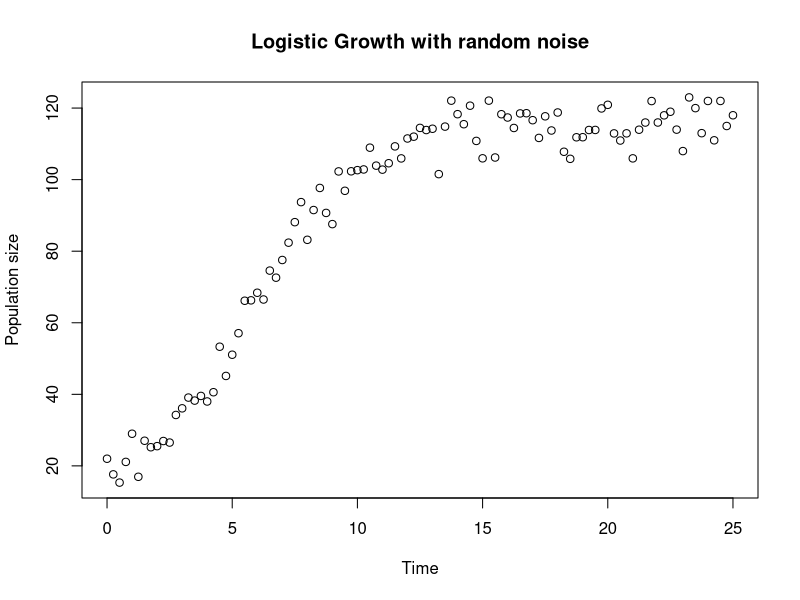
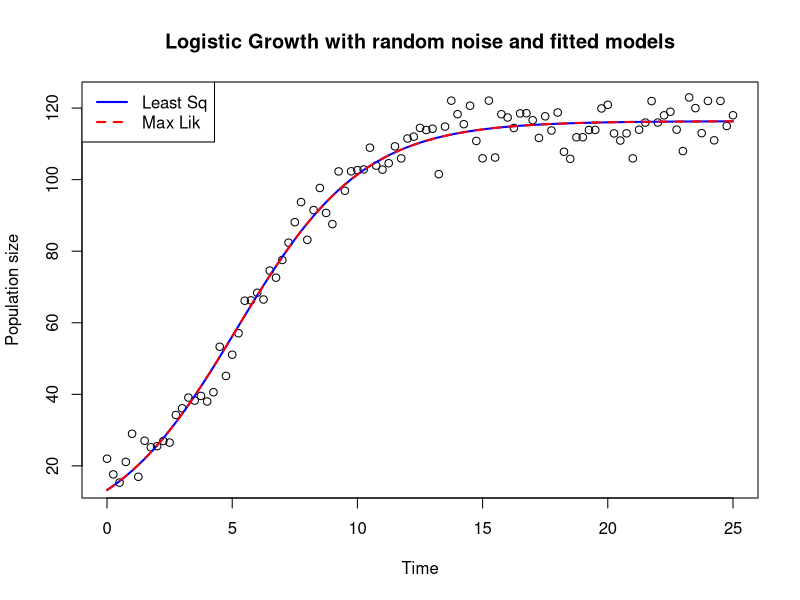

Write R code to recreate these figures, in order.
## ---- chunk 1
# Parameters
r <- 0.5
K <- 100
error <- 15
y0 <- 5

# Define a logistic growth function with noise
logistic_noised <- function(t, r, K, y0, error) {
  growth <- K / (1 + ((K - y0) / y0) * exp(-r * t))
  return(growth + rpois(1, lambda = error)) # Add random error
}

# Create the time vector
time <- seq(0, 25, 0.25)

# Apply the logistic function over the time vector
sim_data <- sapply(time, logistic_noised, r = r, K = K, y0 = y0, error = error)

# Plot the result
plot(time, sim_data, xlab = "Time", ylab = "Population size", main = "Logistic Growth with random noise")
## ---- chunk 2
logistic <- function(t, r, K, y0) {
  K / (1 + ((K - y0) / y0) * exp(-r * t))
}
## ---- chunk 3
# NB : theta is a vector of parameters
SSE <- function(theta) {
  r <- theta[1]
  K <- theta[2]
  y0 <- theta[3]
  mod_pred <- sapply(time, logistic, r = r, K = K, y0 = y0)
  return(sum((sim_data - mod_pred)**2))
}
## ---- chunk 4
ig_r <- 1
ig_K <- 75
ig_y0 <- 2
fitted_params_SSE <- optim(c(ig_r, ig_K, ig_y0), SSE)$par
print(fitted_params_SSE)
## ---- chunk 5
library(deSolve)
## ---- chunk 6
logistic_ODE =function(t,N,parametre){
  r=parametre[1]
  K=parametre[2]
  dNdt = r*(1-N/K)*N
  list(c(dNdt))
}
## ---- chunk 7
MMV <- function(theta){
  r1 <- theta[1]
  K1 <- theta[2]
  N0 <- theta[3]
  sol = ode(y = N0, times = time, func = logistic_ODE, parms = c(r1, K1))
  mod_pred <- sol[, 2]
  loglik = dnorm(sim_data, mean = mod_pred, sd = error, log = TRUE)
  return(sum(loglik))
}
## ---- chunk 8
ig_r <- 0.1
ig_K <- 100
ig_y0 <- 1
fitted_params_MMV <- optim(c(ig_r, ig_K, ig_y0), MMV, control=list(fnscale=-1))$par
print(fitted_params_MMV)
## ---- chunk 9
# estimation LS
mod_pred_LS <- sapply(time, logistic, r = fitted_params_SSE[1], K = fitted_params_SSE[2], y0 = fitted_params_SSE[3])
# estimation ML
mod_pred_ML <- sapply(time, logistic, r = fitted_params_MMV[1], K = fitted_params_MMV[2], y0 = fitted_params_MMV[3])
# plot
plot(time, sim_data, ylab = "Population size", xlab = "Time", main = "Logistic Growth with random noise and fitted models")
lines(time, mod_pred_LS, col='blue', lwd=2)
lines(time, mod_pred_ML, col = 'red', lty='dashed', lwd=2)
legend("topleft",
       legend=c("Least Sq","Max Lik"), # Vector with the name of each group
       col = c('blue','red'), # Color of lines or symbols
       border = "black", # Fill box border color
       lty=c('solid','dashed'), 
       lwd=c(2,2)
       )
